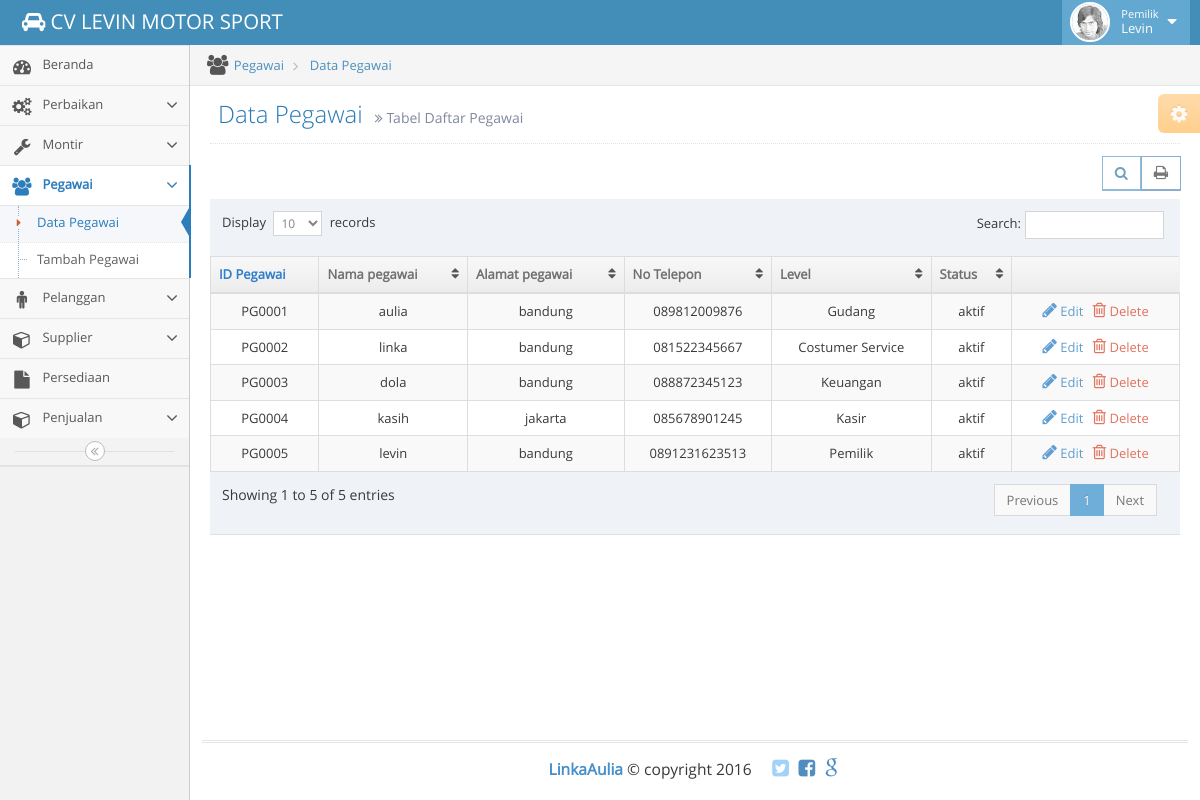
Screenshot of /cs/data-pegawai.php (signed in) with the database file from the repository.
### tables this page shows
CREATE TABLE IF NOT EXISTS `pegawai` (
  `id_pegawai` int(11) NOT NULL AUTO_INCREMENT,
  `nama_pegawai` varchar(30) NOT NULL,
  `alamat_pegawai` varchar(50) NOT NULL,
  `telpon_pegawai` varchar(15) NOT NULL,
  `username` varchar(20) NOT NULL,
  `password` varchar(25) NOT NULL,
  `level` varchar(25) NOT NULL,
  `status` varchar(6) NOT NULL,
  PRIMARY KEY (`id_pegawai`)
);

### sesi.php (called while the page is built, shortened)
<?php
$user_check=$_SESSION['login_user'];
$ses_sql=mysql_query("SELECT * FROM pegawai WHERE username='$user_check'");
$pegawai = mysql_fetch_array($ses_sql);
if ($pegawai['level'] == 01) {
  $bagian = 'Customer Service';
}else
if ($pegawai['level'] == 02) {
  $bagian = 'Gudang';
}else
if ($pegawai['level'] == 03) {
  $bagian = 'Keuangan';
}else
if ($pegawai['level'] == 04) {
  $bagian = 'Kasir';
}else
if ($pegawai['level'] == 05) {
  $bagian = 'Pemilik';
}
?>

### cs/data-pegawai.php (the view, shortened to what this page needs)
<?php
include "../sesi.php";
$sqlselect="SELECT * FROM pegawai";
$result = mysql_query($sqlselect);
?>
<!DOCTYPE html>
<html lang="en">
	<head>
<?php
include '../assets/sebelum-content.php';
?>
<ul class="breadcrumb">
	<li>
		<i class="ace-icon fa fa-group home-icon"></i>
		<a href="#">Pegawai</a>
	</li>
	<li>
		<a href="#">Data Pegawai</a>
	</li>
</ul>
                <div class="page-header">
    							<h1>
    								Data Pegawai
    								<small>
    									<i class="ace-icon fa fa-angle-double-right"></i>
    									Tabel Daftar Pegawai
    								</small>
    							</h1>
    						</div>
    						<div class="row">
    							<div class="col-xs-12">
    										<div class="clearfix">
    											<div class="pull-right tableTools-container"></div>
    										</div>
    										<div>
                          <form method="POST" action="proses-edit-pegawai.php">
    											<table id="dynamic-table" class="table table-striped table-bordered table-hover">
    												<thead>
    													<tr>
    														<th>ID Pegawai</th>
    														<th>Nama pegawai</th>
    														<th class="hidden-480">Alamat pegawai</th>
    														<th class="hidden-480">No Telepon</th>
																<th>Level</th>
                                <th>Status</th>
																<th></th>
    													</tr>
    												</thead>
    												<tbody>
                              <?php
														  while($row=mysql_fetch_array($result)){
														    $jno=strlen($row["id_pegawai"]);
														                      if($jno==1)
														                      { $no='000'; }
														                      elseif($jno==2)
														                      { $no='00'; }
														                      elseif($jno==3)
														                      { $no='0'; }
														                      elseif($jno=4)
														                      { $no=''; }
														    $fixid = 'PG'.$no.$row["id_pegawai"];
																if ($row["level"]==01) {
																	$level = 'Costumer Service';
																}else
																if ($row["level"]==02) {
																	$level = 'Gudang';
																}else
																if ($row["level"]==03) {
																	$level = 'Keuangan';
																}else
																if ($row["level"]==04) {
																	$level = 'Kasir';
                                }else
                                if ($row["level"]==05) {
                                  $level = 'Pemilik';
                                }
														?>
    													<tr>
                              		<td align="center"><?php echo $fixid;?></td>
                              		<td align="center"><?php echo $row['nama_pegawai'];?></td>
                              		<td align="center"><?php echo $row['alamat_pegawai'];?></td>
                              		<td align="center"><?php echo $row['telpon_pegawai'];?></td>
                              		<td align="center"><?php echo $level;?></td>
                              		<td align="center"><?php echo $row['status'];?></td>
																	<td align="center">
																		<div class="action-buttons">
																			<a class="blue" href="ubah-pegawai.php?id=<?=$row["id_pegawai"]?>">
																				<i class="ace-icon fa fa-pencil bigger-130"></i>
																				<span class="hidden-sm hidden-xs">Edit</span>
																			</a>
																			<a class="red" href="hapus-pegawai.php?id=<?=$row["id_pegawai"]?>">
																				<i class="ace-icon fa fa-trash-o bigger-130"></i>
																				<span class="hidden-sm hidden-xs">Delete</span>
																			</a>
																		</div>
																	</td>
    													</tr>
                              <?php
                                }
                              ?>
    												</tbody>
    											</table>
    								</div>
    							</div>
    						</div>
<?php
include '../assets/setelah-content.php';
?>
</body>
</html>

### assets/sebelum-content.php (shortened to what this page needs)
<link rel="stylesheet" href="../assets/css/bootstrap.min.css" />
<link rel="stylesheet" href="../assets/font-awesome/4.2.0/css/font-awesome.min.css" />
<link rel="stylesheet" href="../assets/css/ace.min.css" class="ace-main-stylesheet" id="main-ace-style" />
</head>
<body class="no-skin">
	<div id="navbar" class="navbar navbar-default">
		<div class="navbar-container" id="navbar-container">
			<div class="navbar-header pull-left">
				<a href="" class="navbar-brand">
					<small>
						<i class="fa fa-car"></i>
						CV LEVIN MOTOR SPORT
					</small>
				</a>
			</div>
			<div class="navbar-buttons navbar-header pull-right" role="navigation">
				<ul class="nav ace-nav">
					<li class="light-blue">
						<a data-toggle="dropdown" href="#" class="dropdown-toggle">
							<img class="nav-user-photo" src="../assets/avatars/user.jpg" alt="Linka's Photo" />
							<span class="user-info">
								<small><?=$bagian?></small>
									<?=ucfirst($pegawai['nama_pegawai'])?>
							</span>
							<i class="ace-icon fa fa-caret-down"></i>
						</a>
					</li>
				</ul>
			</div>
		</div>
	</div>
	<div class="main-container" id="main-container">
		<div id="sidebar" class="sidebar                  responsive">

### rows the page displays
pegawai: level "Pemilik", nama_pegawai "Levin", id_pegawai "PG0005", nama_pegawai "levin", alamat_pegawai "bandung", telpon_pegawai "0891231623513", status "aktif"
pegawai: id_pegawai "PG0001", nama_pegawai "aulia", alamat_pegawai "bandung", telpon_pegawai "089812009876", level "Gudang", status "aktif"
pegawai: id_pegawai "PG0002", nama_pegawai "linka", alamat_pegawai "bandung", telpon_pegawai "081522345667", level "Costumer Service", status "aktif"
pegawai: id_pegawai "PG0003", nama_pegawai "dola", alamat_pegawai "bandung", telpon_pegawai "088872345123", level "Keuangan", status "aktif"
pegawai: id_pegawai "PG0004", nama_pegawai "kasih", alamat_pegawai "jakarta", telpon_pegawai "085678901245", level "Kasir", status "aktif"
